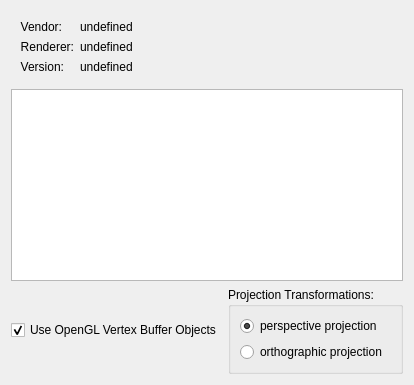
     <widget class="QWidget" name="OpenGL">
      <layout class="QVBoxLayout" name="verticalLayout_8">
       <item>
        <layout class="QGridLayout">
         <property name="margin">
          <number>9</number>
         </property>
         <item row="0" column="1">
          <widget class="QLabel" name="vendor_label">
           <property name="text">
            <string>undefined</string>
           </property>
           <property name="alignment">
            <set>Qt::AlignLeading|Qt::AlignLeft|Qt::AlignVCenter</set>
           </property>
          </widget>
         </item>
         <item row="1" column="1">
          <widget class="QLabel" name="renderer_label">
           <property name="text">
            <string>undefined</string>
           </property>
           <property name="alignment">
            <set>Qt::AlignLeading|Qt::AlignLeft|Qt::AlignVCenter</set>
           </property>
          </widget>
         </item>
         <item row="2" column="1">
          <widget class="QLabel" name="version_label">
           <property name="text">
            <string>undefined</string>
           </property>
           <property name="alignment">
            <set>Qt::AlignLeading|Qt::AlignLeft|Qt::AlignVCenter</set>
           </property>
          </widget>
         </item>
         <item row="2" column="0">
          <widget class="QLabel" name="textLabel1_2">
           <property name="sizePolicy">
            <sizepolicy hsizetype="Fixed" vsizetype="Preferred">
             <horstretch>0</horstretch>
             <verstretch>0</verstretch>
            </sizepolicy>
           </property>
           <property name="text">
            <string>Version:</string>
           </property>
           <property name="alignment">
            <set>Qt::AlignRight|Qt::AlignTrailing|Qt::AlignVCenter</set>
           </property>
          </widget>
         </item>
         <item row="0" column="0">
          <widget class="QLabel" name="textLabel1">
           <property name="sizePolicy">
            <sizepolicy hsizetype="Fixed" vsizetype="Preferred">
             <horstretch>0</horstretch>
             <verstretch>0</verstretch>
            </sizepolicy>
           </property>
           <property name="text">
            <string>Vendor:</string>
           </property>
           <property name="alignment">
            <set>Qt::AlignRight|Qt::AlignTrailing|Qt::AlignVCenter</set>
           </property>
          </widget>
         </item>
         <item row="1" column="0">
          <widget class="QLabel" name="textLabel1_2_3">
           <property name="sizePolicy">
            <sizepolicy hsizetype="Fixed" vsizetype="Preferred">
             <horstretch>0</horstretch>
             <verstretch>0</verstretch>
            </sizepolicy>
           </property>
           <property name="text">
            <string>Renderer:</string>
           </property>
           <property name="alignment">
            <set>Qt::AlignRight|Qt::AlignTrailing|Qt::AlignVCenter</set>
           </property>
          </widget>
         </item>
        </layout>
       </item>
       <item>
        <widget class="QListWidget" name="extensions_list">
         <property name="toolTip">
          <string>Extensions supported by your graphics card</string>
         </property>
        </widget>
       </item>
       <item>
        <layout class="QHBoxLayout" name="horizontalLayout_5">
         <item>
          <widget class="QCheckBox" name="use_vertex_buffers">
           <property name="toolTip">
            <string>Select to use OpenGL vertex buffer. Results in greater performance.</string>
           </property>
           <property name="text">
            <string>Use OpenGL Vertex Buffer Objects</string>
           </property>
           <property name="checked">
            <bool>true</bool>
           </property>
          </widget>
         </item>
         <item>
          <widget class="QGroupBox" name="groupBox">
           <property name="title">
            <string>Projection Transformations:</string>
           </property>
           <layout class="QVBoxLayout" name="verticalLayout_7">
            <item>
             <widget class="QRadioButton" name="radioButton_perspectiveProjection">
              <property name="enabled">
               <bool>true</bool>
              </property>
              <property name="text">
               <string>perspective projection</string>
              </property>
              <property name="checked">
               <bool>true</bool>
              </property>
             </widget>
            </item>
            <item>
             <widget class="QRadioButton" name="radioButton_orthographicProjection">
              <property name="enabled">
               <bool>true</bool>
              </property>
              <property name="text">
               <string>orthographic projection</string>
              </property>
             </widget>
            </item>
           </layout>
          </widget>
         </item>
        </layout>
       </item>
      </layout>
     </widget>
